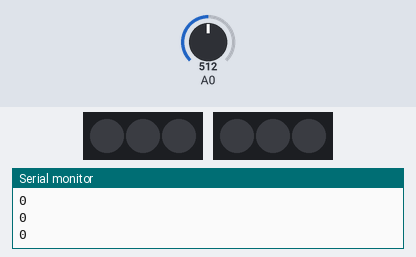
Bench run of a sketch on a simulated Arduino Uno, built with avr-gcc and run on an emulated ATmega328P. Shown: 2 × 3 RGB LEDs in strip order, left to right, the last lines printed to the serial monitor. Inputs (shaded band) come from the test bench; at power-on: A0 = 512. Dim RGB values are drawn brighter than linear.

Above: at 1.2 s.
1.3 s: A0 set to 716
At 1.33 s:
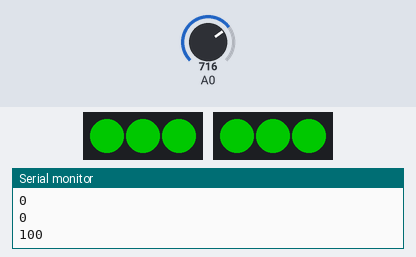
2.8 s: A0 set to 900
At 4.0 s:
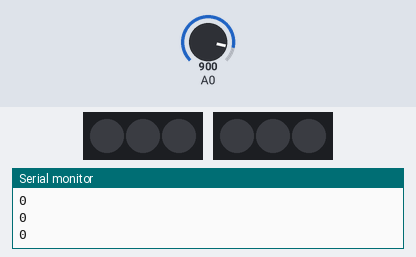
4.3 s: A0 set to 1023
At 4.9 s:
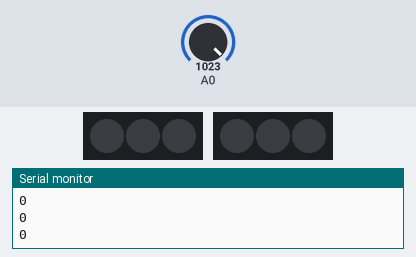
Timing chart, 0 to 7.3 s (numbered marks = the images above; inputs shaded):
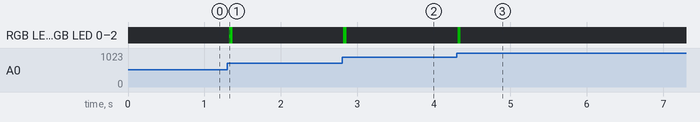

Measured:
- after the input at 1.3 s, RGB LED 0–2, RGB LED 0–2: off → RGB(0, 100, 0) at once, → off 0.04 s later
- after the input at 2.8 s, RGB LED 0–2, RGB LED 0–2: off → RGB(0, 90, 0) at once, → off 0.04 s later
- after the input at 4.3 s, RGB LED 0–2, RGB LED 0–2: off → RGB(0, 60, 0) at once, → off 0.04 s later

The sketch:

NeoPixelSingleStrip.ino
```cpp
// NeoPixel test program showing use of the WHITE channel for RGBW
// pixels only (won't look correct on regular RGB NeoPixel strips).

#include <Adafruit_NeoPixel.h>
#ifdef __AVR__
 #include <avr/power.h> // Required for 16 MHz Adafruit Trinket
#endif

// Which pin on the Arduino is connected to the NeoPixels?
// On a Trinket or Gemma we suggest changing this to 1:
#define LED_PINa     6
#define LED_PINb    7
// How many NeoPixels are attached to the Arduino?
//#define LED_COUNT  60
#define LED_COUNT  3

// NeoPixel brightness, 0 (min) to 255 (max)
//#define BRIGHTNESS 100 // Set BRIGHTNESS to about 1/5 (max = 255)

// Declare our NeoPixel strip object:

Adafruit_NeoPixel stripa(LED_COUNT, LED_PINa, NEO_GRBW + NEO_KHZ800);
Adafruit_NeoPixel stripb(LED_COUNT, LED_PINb, NEO_GRBW + NEO_KHZ800);

// Argument 1 = Number of pixels in NeoPixel strip
// Argument 2 = Arduino pin number (most are valid)
// Argument 3 = Pixel type flags, add together as needed:
//   NEO_KHZ800  800 KHz bitstream (most NeoPixel products w/WS2812 LEDs)
//   NEO_KHZ400  400 KHz (classic 'v1' (not v2) FLORA pixels, WS2811 drivers)
//   NEO_GRB     Pixels are wired for GRB bitstream (most NeoPixel products)
//   NEO_RGB     Pixels are wired for RGB bitstream (v1 FLORA pixels, not v2)
//   NEO_RGBW    Pixels are wired for RGBW bitstream (NeoPixel RGBW products)

//from soundlvl file
const int sampleWindow = 40; // Sample window width in mS (50 mS = 20Hz)
unsigned int sample;


void setup() {
  Serial.begin(9600);
  stripa.begin();           // INITIALIZE NeoPixel strip object (REQUIRED)
  stripa.show();            // Turn OFF all pixels ASAP
  stripb.begin();           // INITIALIZE NeoPixel strip object (REQUIRED)
  stripb.show();            // Turn OFF all pixels ASAP

}

void loop() {

//adding code from soundlvl to here to test out brightness changes
   unsigned long startMillis= millis();  // Start of sample window
   unsigned int peakToPeak = 0;   // peak-to-peak level

   unsigned int signalMax = 20;
   unsigned int signalMin = 1024;

   // collect data for 20 mS
   while (millis() - startMillis < sampleWindow)
   {
      sample = analogRead(0);
      if (sample < 1024)  // toss out spurious readings
      {
         if (sample > signalMax)
         {
            signalMax = sample;  // save just the max levels
         }
         else if (sample < signalMin)
         {
            signalMin = sample;  // save just the min levels
         }
      }
   }
   peakToPeak = signalMax - signalMin;  // max - min = peak-peak amplitude
   double volts = (peakToPeak * 5.0) / 1024;  // convert to volts
   Serial.println(round(100*volts));

   stripa.setBrightness(round(100*volts));
   stripb.setBrightness(round(100*volts));


  // Fill along the length of the strip in various colors...
  //RainbowCycle(sampleWindow/1000, direction dir = FORWARD); // Green

  //colorWipe(stripa.Color(  255, 0,   0)     , sampleWindow/1000); // Green
  colorWipe(stripb.Color(  0, 255,   0)     , sampleWindow/1000); // Green

  //colorWipe(strip.Color(  0,   0, 255)     , 50); // Blue
  //colorWipe(strip.Color(  0,   0,   0, 255), 50); // True white (not RGB white)

  //whiteOverRainbow(75, 5);

  //pulseWhite(5);

  //rainbowFade2White(3, 3, 1);
}

// Fill strip pixels one after another with a color. Strip is NOT cleared
// first; anything there will be covered pixel by pixel. Pass in color
// (as a single 'packed' 32-bit value, which you can get by calling
// strip.Color(red, green, blue) as shown in the loop() function above),
// and a delay time (in milliseconds) between pixels.
void colorWipe(uint32_t color, int wait) {
  for(int i=0; i<stripa.numPixels(); i++) { // For each pixel in strip...
    stripa.setPixelColor(i, color);         //  Set pixel's color (in RAM)
    stripa.show();                          //  Update strip to match
    stripb.setPixelColor(i, color);         //  Set pixel's color (in RAM)
    stripb.show();                          //  Update strip to match
    //delay(wait);                           //  Pause for a moment; comment for less flickering experience
  }
}


//
//void pulseWhite(uint8_t wait) {
//  for(int j=0; j<256; j++) { // Ramp up from 0 to 255
//    // Fill entire strip with white at gamma-corrected brightness level 'j':
//    strip.fill(strip.Color(0, 0, 0, strip.gamma8(j)));
//    strip.show();
//    delay(wait);
//  }
//
//  for(int j=255; j>=0; j--) { // Ramp down from 255 to 0
//    strip.fill(strip.Color(0, 0, 0, strip.gamma8(j)));
//    strip.show();
//    delay(wait);
//  }
//}
//
//void rainbowFade2White(int wait, int rainbowLoops, int whiteLoops) {
//  int fadeVal=0, fadeMax=100;
//
//  // Hue of first pixel runs 'rainbowLoops' complete loops through the color
//  // wheel. Color wheel has a range of 65536 but it's OK if we roll over, so
//  // just count from 0 to rainbowLoops*65536, using steps of 256 so we
//  // advance around the wheel at a decent clip.
//  for(uint32_t firstPixelHue = 0; firstPixelHue < rainbowLoops*65536;
//    firstPixelHue += 256) {
//
//    for(int i=0; i<strip.numPixels(); i++) { // For each pixel in strip...
//
//      // Offset pixel hue by an amount to make one full revolution of the
//      // color wheel (range of 65536) along the length of the strip
//      // (strip.numPixels() steps):
//      uint32_t pixelHue = firstPixelHue + (i * 65536L / strip.numPixels());
//
//      // strip.ColorHSV() can take 1 or 3 arguments: a hue (0 to 65535) or
//      // optionally add saturation and value (brightness) (each 0 to 255).
//      // Here we're using just the three-argument variant, though the
//      // second value (saturation) is a constant 255.
//      strip.setPixelColor(i, strip.gamma32(strip.ColorHSV(pixelHue, 255,
//        255 * fadeVal / fadeMax)));
//    }
//
//    strip.show();
//    delay(wait);
//
//    if(firstPixelHue < 65536) {                              // First loop,
//      if(fadeVal < fadeMax) fadeVal++;                       // fade in
//    } else if(firstPixelHue >= ((rainbowLoops-1) * 65536)) { // Last loop,
//      if(fadeVal > 0) fadeVal--;                             // fade out
//    } else {
//      fadeVal = fadeMax; // Interim loop, make sure fade is at max
//    }
//  }
//
//  for(int k=0; k<whiteLoops; k++) {
//    for(int j=0; j<256; j++) { // Ramp up 0 to 255
//      // Fill entire strip with white at gamma-corrected brightness level 'j':
//      strip.fill(strip.Color(0, 0, 0, strip.gamma8(j)));
//      strip.show();
//    }
//    delay(1000); // Pause 1 second
//    for(int j=255; j>=0; j--) { // Ramp down 255 to 0
//      strip.fill(strip.Color(0, 0, 0, strip.gamma8(j)));
//      strip.show();
//    }
//  }
//
//  delay(500); // Pause 1/2 second
//}
```
